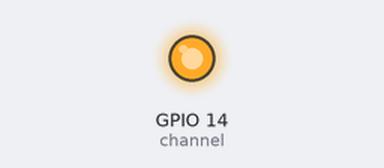
A program run on a simulated Raspberry Pi (BCM pin numbers). On the bench: output pins drawn as LEDs (lit = HIGH). At 10.0 s the program stops and its outputs stay as they are.

Above: at 0.1 s.
At 5.1 s:
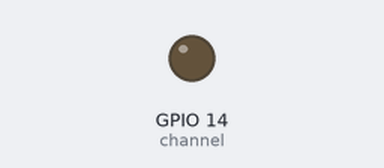
Timing chart, 0 to 6.6 s (numbered marks = the images above):
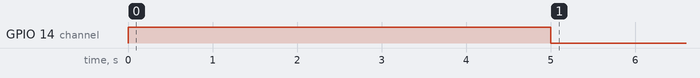

The program:

fan.py
```python
#!/usr/bin/python3

import RPi.GPIO as GPIO
import time

channel = 14
sleeptime = 5
# GPIO setup
GPIO.setmode(GPIO.BCM)
GPIO.setup(channel, GPIO.OUT)

def motor_on(pin):
    GPIO.output(pin, GPIO.HIGH)  # Turn motor on


def motor_off(pin):
    GPIO.output(pin, GPIO.LOW)  # Turn motor off


if __name__ == '__main__':
    try:
        motor_on(channel)
        time.sleep(sleeptime)
        motor_off(channel)
        time.sleep(sleeptime)
        GPIO.cleanup()
    except KeyboardInterrupt:
        GPIO.cleanup()
```

Measured:
- by itself, GPIO 14 (channel): LOW → HIGH at 0.00 s, → LOW 5.0 s later
